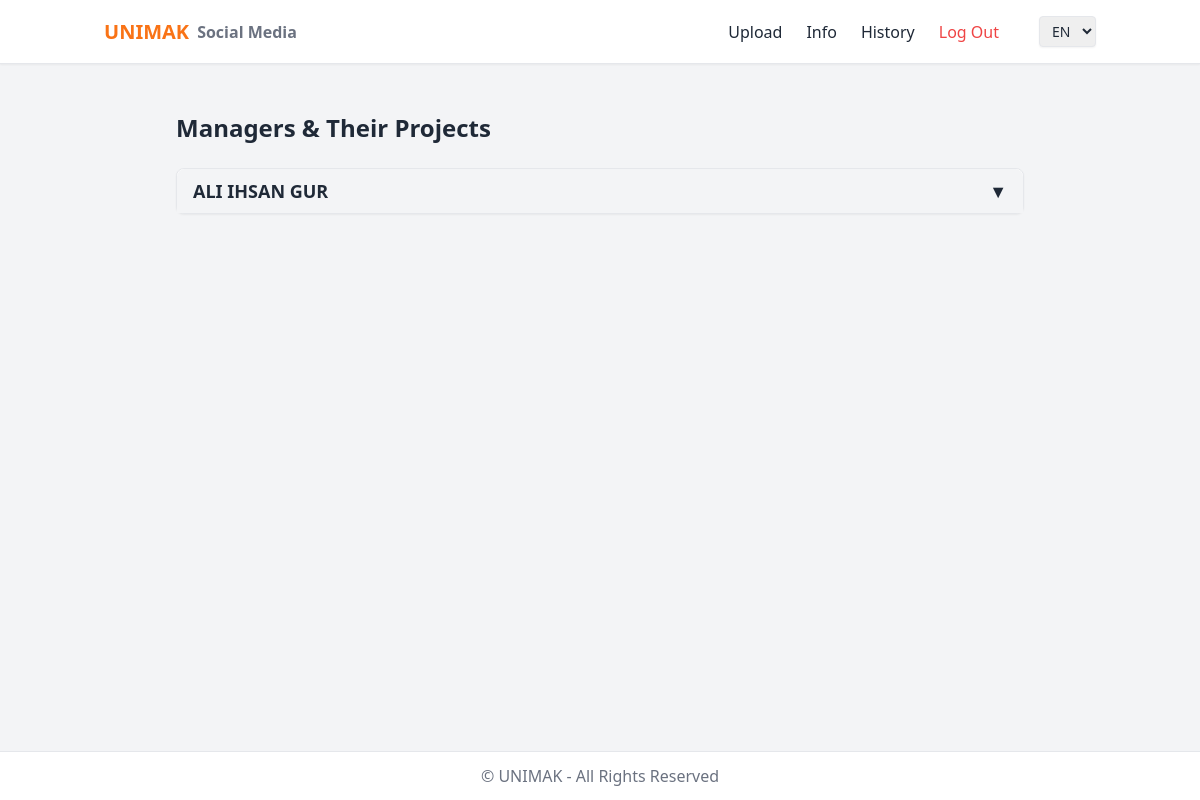
The page /info (signed in) on the database as committed earlier.
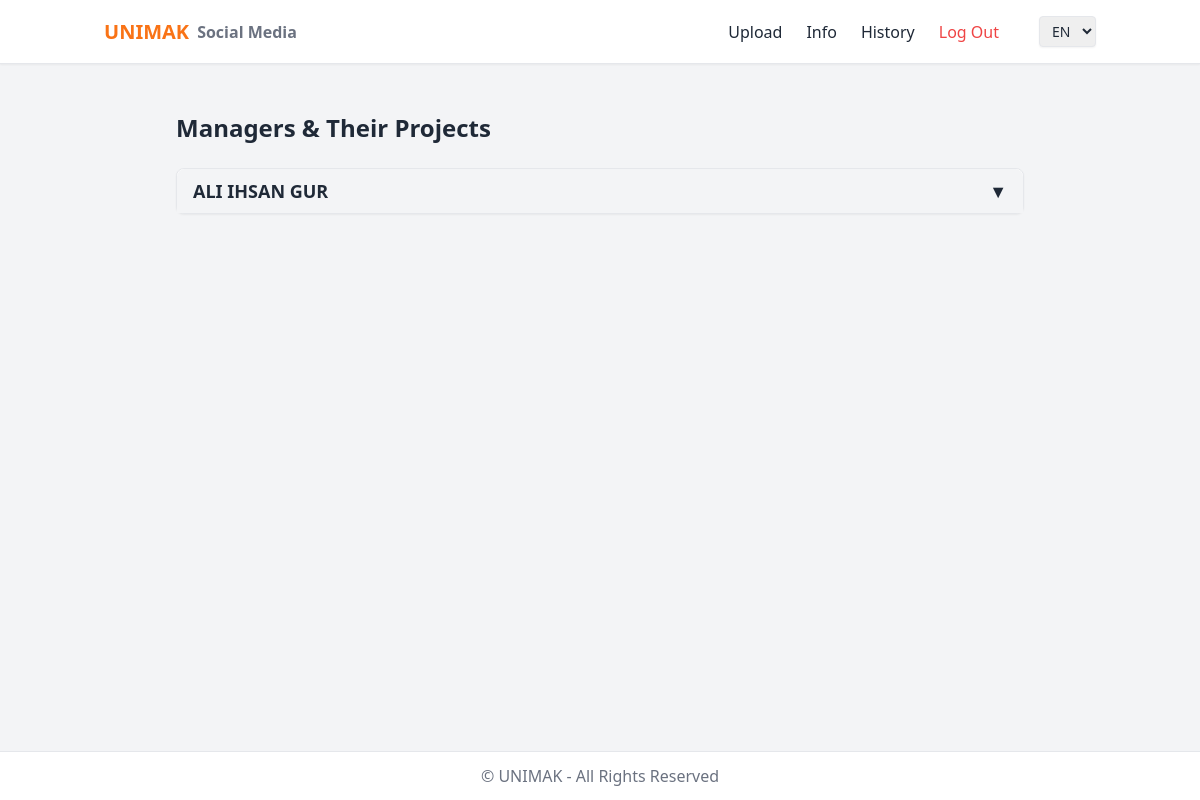
The same page on the database as committed later.
### tables this page shows
CREATE TABLE managers (
    id INTEGER PRIMARY KEY AUTOINCREMENT,
    manager_name TEXT NOT NULL UNIQUE
, manager_mail TEXT);

CREATE TABLE projects (
    id INTEGER PRIMARY KEY AUTOINCREMENT,
    project_number TEXT NOT NULL UNIQUE,
    project_name TEXT NOT NULL UNIQUE,
    manager_id INTEGER NOT NULL,
    quantity INTEGER NOT NULL,
    customer_id INTEGER NOT NULL,
    FOREIGN KEY (manager_id) REFERENCES managers(id),
    FOREIGN KEY (customer_id) REFERENCES customers(id)
);

### app.py (the view, shortened to what this page needs)
@app.route("/info", methods=["GET"])
@login_required
def info():
    rows = db.execute("""
        SELECT
            m.id AS manager_id,
            m.manager_name,
            p.id AS project_id,
            p.project_number,
            p.quantity,
            pr.id AS problem_id,
            pr.df_number,
            pr.reason,
            pr.description AS problem_description,
            pr.photos_id,
            pr.status,
            pr.record_date
        FROM managers m
        LEFT JOIN projects p ON p.manager_id = m.id
        LEFT JOIN problems pr ON pr.project_id = p.id
        ORDER BY m.manager_name, p.project_number, pr.record_date DESC
    """)
    data = {}
    project_index = {}
    for row in rows:
        manager = row["manager_name"] or "Unassigned"
        if manager not in data:
            data[manager] = []
            project_index[manager] = {}
        project_id = row["project_id"]
        if project_id:
            if project_id not in project_index[manager]:
                project_obj = {
                    "id": project_id,
                    "project_number": row["project_number"],
                    "quantity": row.get("quantity"),
                    "machine_type": row.get("machine_type"),
                    "machine_top_group": row.get("machine_top_group"),
                    "description": row.get("project_description") if "project_description" in row.keys() else None,
                    "problems": []
                }
                project_index[manager][project_id] = project_obj
                data[manager].append(project_obj)
    t = get_translations() if callable(globals().get("get_translations", None)) else {}
    return render_template("info.html", data=data, t=t)

### app.py (called while the page is built)
@app.after_request
def after_request(response):
    response.headers["Cache-Control"] = "no-cache, no-store, must-revalidate"
    response.headers["Expires"] = 0
    response.headers["Pragma"] = "no-cache"
    return response

### helpers.py (called while the page is built)
def login_required(f):
    @wraps(f)
    def decorated_function(*args, **kwargs):
        if session.get("user_id") is None:
            return redirect("/login")
        return f(*args, **kwargs)
    return decorated_function

def get_translations():
    lang = session.get("language", "en")  # default English
    return translations.get(lang, translations["en"])

### templates/info.html (shortened to what this page needs)
{% extends "layout.html" %}
{% block main %}
<div class="max-w-4xl mx-auto p-6">
  <h1 class="text-2xl font-bold mb-6" data-translate="info.title">Managers & Projects</h1>
  {% for manager, projects in data.items() %}
  <div class="mb-4 border rounded-lg shadow-sm bg-white">
    <button
      class="w-full flex justify-between items-center px-4 py-2 text-left text-lg font-semibold bg-gray-100 hover:bg-gray-200 rounded-t-lg"
      onclick="toggleManager('{{ manager|replace(' ', '_') }}')">
      <span>{{ manager }}</span>
      <span>▼</span>
    </button>
  </div>
  {% endfor %}
</div>
{% endblock %}

### templates/layout.html (shortened to what this page needs)
<!DOCTYPE html>
<html lang="en">
<head>
    <script src="https://cdn.tailwindcss.com"></script>
</head>
<body class="flex flex-col min-h-screen bg-gray-100 text-gray-800">
    <nav class="bg-white border-b shadow-sm">
        <div class="container mx-auto flex flex-wrap items-center justify-between p-4 gap-6">
            <a href="/" class="flex items-center font-bold text-xl">
                <span class="text-orange-500">U</span>
                <span class="text-orange-500">N</span>
                <span class="text-orange-500">I</span>
                <span class="text-orange-500">M</span>
                <span class="text-orange-500">A</span>
                <span class="text-orange-500">K</span>
                <small class="ml-2 text-gray-500" data-translate="nav.brand">Social Media</small>
            </a>
            <div class="hidden md:flex md:items-center md:gap-6 ml-auto">
                {% if session["user_id"] %}
                    <a href="/upload" class="hover:text-orange-600" data-translate="nav.upload">Upload</a>
                    <a href="/info" class="hover:text-orange-600" data-translate="nav.info">Info</a>
                    <a href="/history" class="hover:text-orange-600" data-translate="nav.history">History</a>
                    <a href="/logout" class="text-red-500 hover:text-red-600" data-translate="nav.logout">Log Out</a>
                {% else %}
                    <a href="/register" class="hover:text-orange-600" data-translate="nav.register">Register</a>
                    <a href="/login" class="hover:text-orange-600" data-translate="nav.login">Log In</a>
                {% endif %}
                <select id="languageSelect" class="ml-4 px-2 py-1 border rounded shadow-sm text-sm">
                    <option value="en">EN</option>
                </select>
            </div>
        </div>
    </nav>
    <main class="container mx-auto flex-1 p-6">
        {% block main %}{% endblock %}
    </main>
    <footer class="bg-white border-t text-center text-gray-500 py-3">
        &copy; {{ current_year }} UNIMAK - All Rights Reserved
    </footer>
</body>
</html>

Rows that differ between the two databases and show on the page:
no longer on this page (row unchanged): managers: manager_name "ALI IHSAN GUR"
added projects: manager_name "ALI IHSAN GUR"
